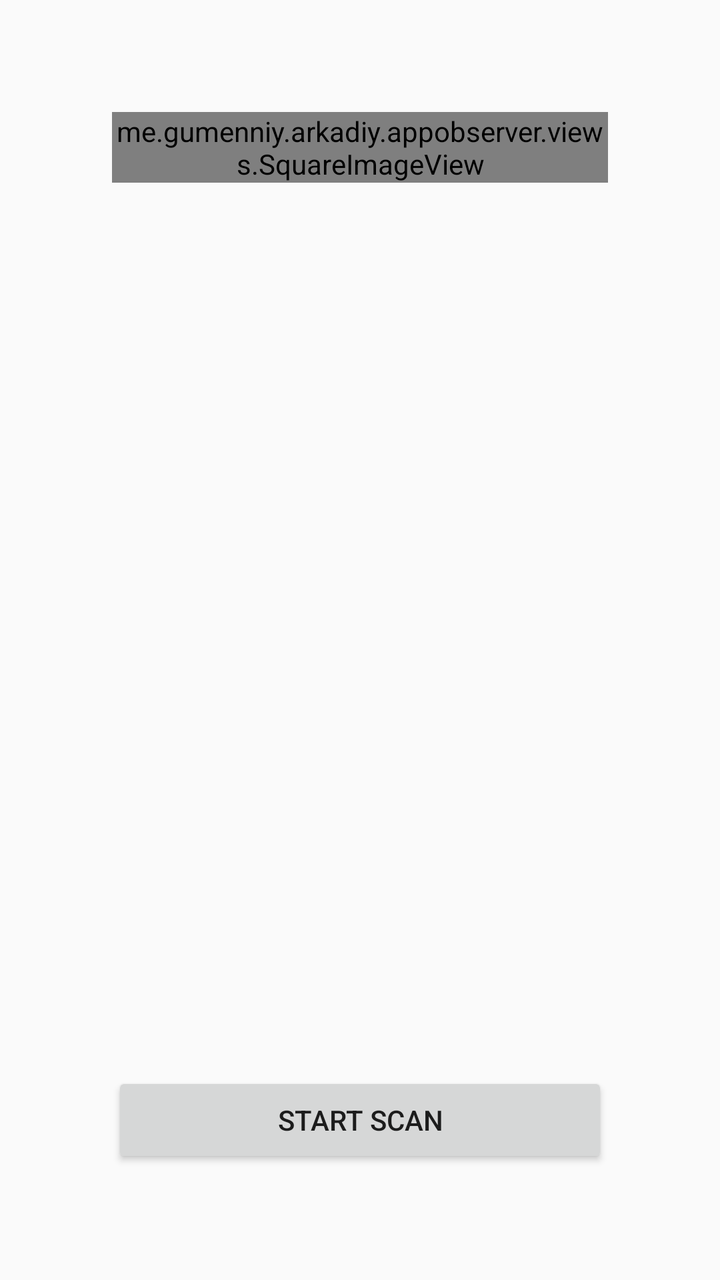
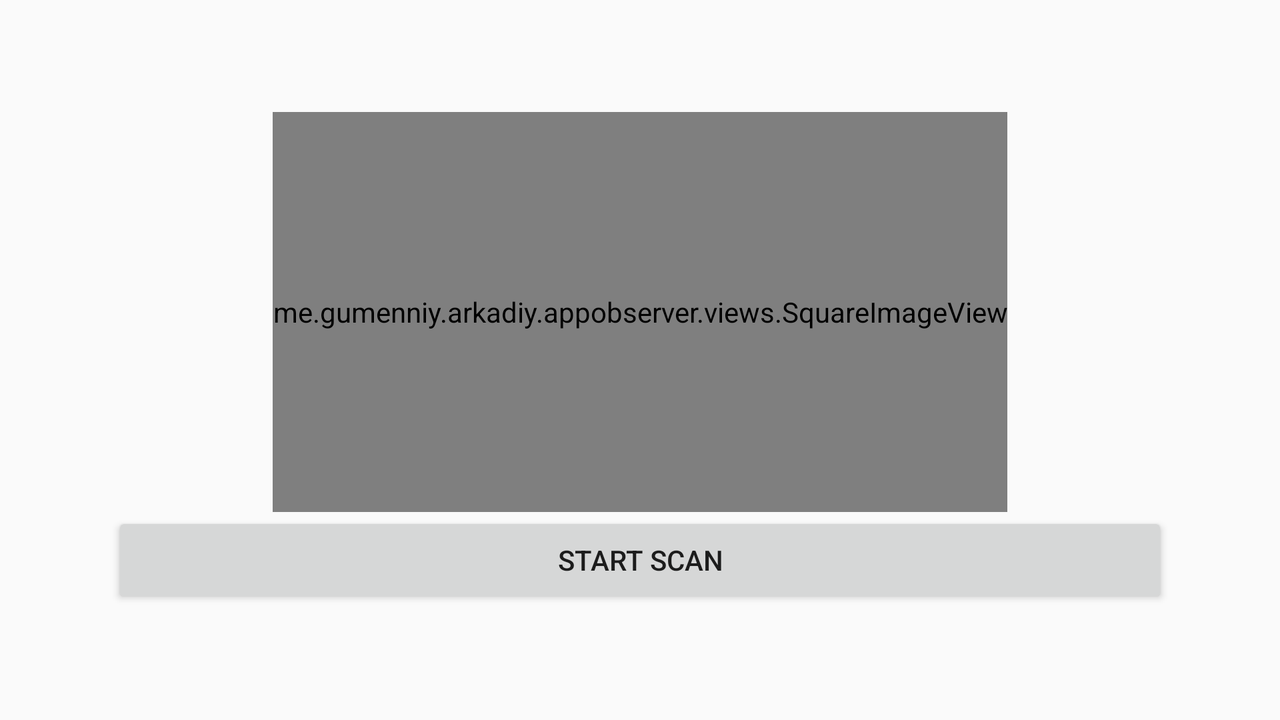

An Android layout and its configuration variant, each rendered on a device that would load it. The default file and the variant file are quoted in full after the pictures.
<!-- AndroidManifest.xml: application theme AppTheme -->
<!-- res/layout/fragment_scan.xml -->
<FrameLayout xmlns:android="http://schemas.android.com/apk/res/android"
    xmlns:tools="http://schemas.android.com/tools"
    android:layout_width="match_parent"
    android:layout_height="match_parent"
    android:orientation="vertical"
    android:padding="@dimen/main_screen_padding" >

    <me.gumenniy.arkadiy.appobserver.views.SquareImageView
        android:id="@+id/icon_image_view"
        android:layout_width="match_parent"
        android:layout_height="wrap_content"
        android:background="@mipmap/ic_launcher" />

    <Button
        android:id="@+id/scan_button"
        android:layout_width="match_parent"
        android:layout_height="wrap_content"
        android:text="@string/startScan"
        android:layout_gravity="bottom"/>
</FrameLayout>
<!-- resources referenced by this layout -->
<resources>
  <dimen name="main_screen_padding">56dp</dimen>
  <string name="startScan">Start Scan</string>
  <style name="AppTheme" parent="Theme.AppCompat.Light.NoActionBar">
          
          <item name="colorPrimary">@color/colorPrimary</item>
          <item name="colorPrimaryDark">@color/colorPrimaryDark</item>
          <item name="colorAccent">@color/colorAccent</item>
      </style>
</resources>
<!-- res/layout-land/fragment_scan.xml (the repository's variant of the layout above) -->
<!-- drawn on the phone turned sideways -->
<LinearLayout xmlns:android="http://schemas.android.com/apk/res/android"
    xmlns:custom="http://schemas.android.com/apk/res-auto"
    android:layout_width="match_parent"
    android:layout_height="match_parent"
    android:orientation="vertical"
    android:gravity="center_horizontal"
    android:padding="@dimen/main_screen_padding">

    <me.gumenniy.arkadiy.appobserver.views.SquareImageView
        android:id="@+id/icon_image_view"
        android:layout_width="wrap_content"
        android:layout_height="0dp"
        android:layout_weight="1"
        custom:direction="height"
        android:background="@mipmap/ic_launcher" />

    <Button
        android:id="@+id/scan_button"
        android:layout_width="match_parent"
        android:layout_height="wrap_content"
        android:text="@string/startScan"
        android:layout_gravity="bottom"/>
</LinearLayout>
